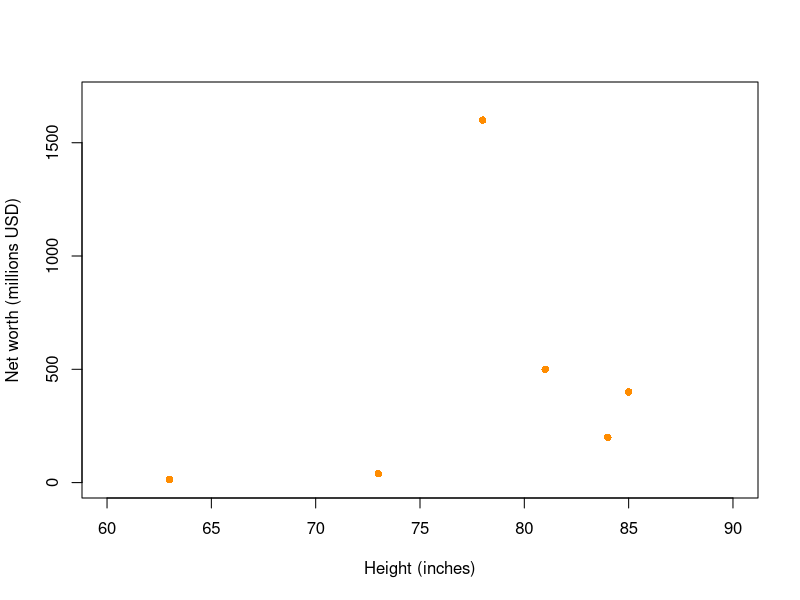
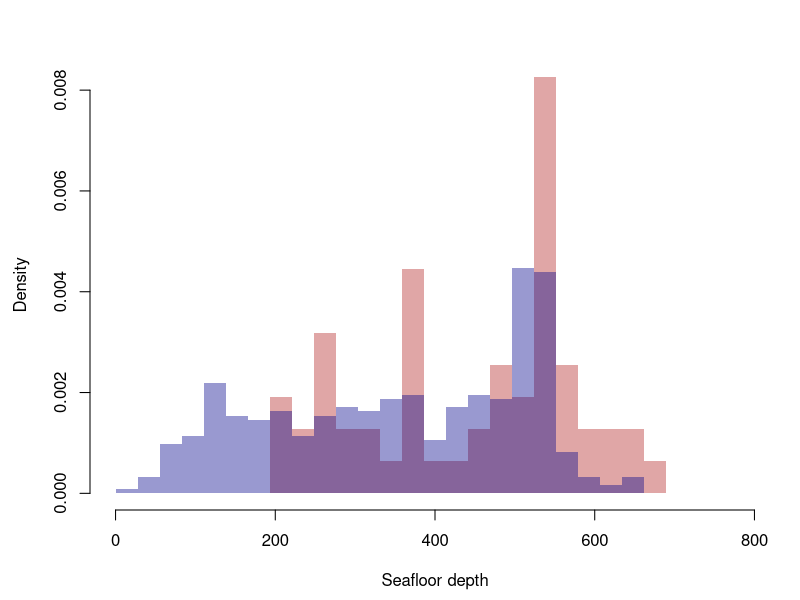
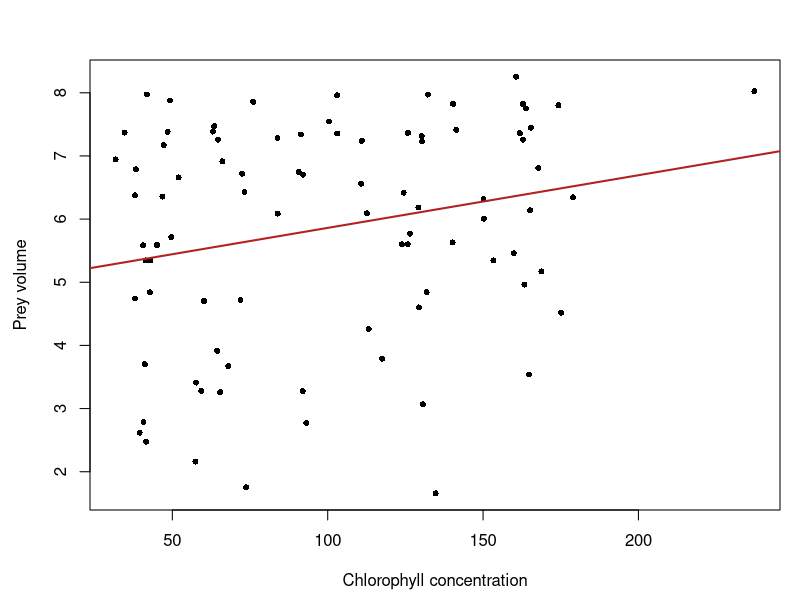

Recreate these plots in R, in order.
## ---- chunk 1
player <- c("LeBron","Mugsy","Shaq","Jordan","Hakeem","Kobe","Stockton")
worth <- c(500, 14, 400, 1600, 200, 600,40)
df1 <- data.frame(player,worth)
df1
## ---- chunk 2
player <- c("Jordan","Shaq","Magic","Hakeem","Stockton","Mugsy","LeBron")
height <- c(78,85,81,84,73,63,81)
df2 <- data.frame(player,height)
df2
## ---- chunk 3
library(dplyr)
## ---- chunk 4
left_join(df1,df2,by="player")
## ---- chunk 5
right_join(df1,df2,by="player")
## ---- chunk 6
full_join(df1,df2,by="player")
## ---- chunk 7
inner_join(df1,df2,by="player")
## ---- chunk 8
df3 <- full_join(df1,df2,by="player")
plot(df3$worth ~ df3$height,
     ylim=c(0,1700),xlim=c(60,90),
     pch=16,col="dark orange",
     xlab="Height (inches)",
     ylab="Net worth (millions USD)")
## ---- chunk 9
env <- read.csv("./data/whales-environment.csv") ; head(env)

dive <-read.csv("./data/whales-dives.csv") ; head(dive)
## ---- chunk 10
dive$id
## ---- chunk 11
env$id
## ---- chunk 12
par(mar=c(4.5,4.5,3,1))
hist(env$seafloor[env$species=="FW"],
     xlab="Seafloor depth",
     main=NULL,
     prob=TRUE,
     xlim=c(0,800),
     breaks=seq(0,800,length=30),
     border=NA,
     col=adjustcolor("firebrick",alpha.f=.4))
hist(env$seafloor[env$species=="HW"],
     xlim=c(0,800),
     breaks=seq(0,800,length=30), 
     border=NA,
     col=adjustcolor("darkblue",alpha.f=.4),
     prob=TRUE,
     add=TRUE)
## ---- chunk 13
t.test(x=env$seafloor[env$species=="FW"],
       y=env$seafloor[env$species=="HW"])
## ---- chunk 14
hwe <- env[env$species=="HW",] ; head(hwe)
hwd <- dive[dive$species=="HW",] ; head(hwd)

nrow(hwe)
hwe <- hwe[hwe$id %in% hwd$id,]
nrow(hwe) ; nrow(hwd)

hwe <- hwe[order(hwe$id),]
hwd <- hwd[order(hwd$id),]
hwd$chl <- hwe$chlorophyll

par(mar=c(4.5,4.5,3,1))
plot(hwd$prey.volume ~ hwd$chl,
     xlab="Chlorophyll concentration",
     ylab="Prey volume",
     pch=16,
     cex=.8)
hwlm <- lm(hwd$prey.volume ~ hwd$chl)
abline(hwlm,col="firebrick",lwd=2)

## ---- chunk 15
summary(hwlm)
